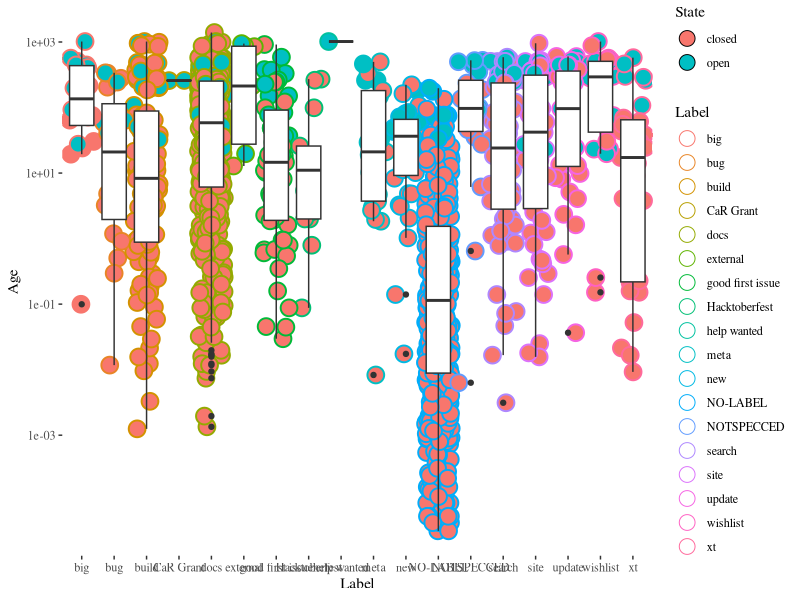

Recreate this plot in R.
library(ggplot2)
library(ggthemes)

data <- read.csv('../data/age-issues-tags.csv')

data$Label <- as.factor(data$Label)
data$Age <- data$Age/86400
ggplot(data,aes(Label,Age))+geom_point(data=data,aes(x=Label, y=Age,fill=State,color=Label,stroke=1),shape=21,position='jitter',size=5)+geom_boxplot()+ scale_y_log10()+theme_tufte()
